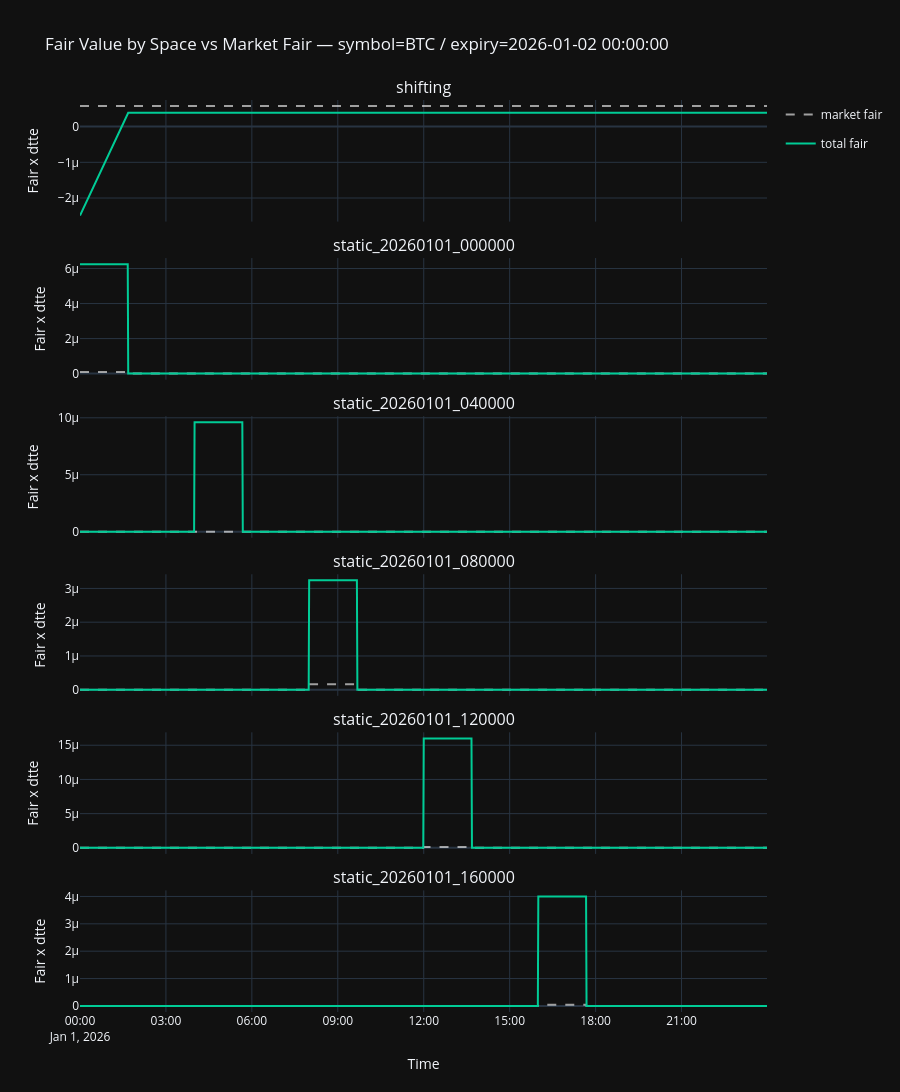

The notebook cell this image was saved under:
### Markdown cell above
## Sensechecking

### Code cell
# Graph 1: Fair Value by Space vs Market Implied
# (Plots the first risk dimension found; extend the loop for multi-dim)
block_var_df = results["block_var_df"]
plot_block = block_var_df.drop_nulls(subset=["fair"])

# Pick first risk dimension for plotting
first_rd = plot_block.select(risk_dimension_cols).unique().sort(risk_dimension_cols).row(0, named=True)
rd_label = " / ".join(f"{k}={v}" for k, v in first_rd.items())
rd_filter = plot_block
for k, v in first_rd.items():
    rd_filter = rd_filter.filter(pl.col(k) == v)

space_ids = sorted(
    rd_filter["space_id"].unique().to_list(),
    key=lambda s: (s != "shifting", s),
)

# Aggregate per (timestamp, space_id) for plotting
avg_part = (
    rd_filter.filter(pl.col("aggregation_logic") == "average")
    .group_by("timestamp", "space_id")
    .agg(pl.col("fair").mean().alias("avg_fair"), pl.col("market_fair").mean().alias("avg_mkt"))
)
off_part = (
    rd_filter.filter(pl.col("aggregation_logic") == "offset")
    .group_by("timestamp", "space_id")
    .agg(pl.col("fair").sum().alias("off_fair"), pl.col("market_fair").sum().alias("off_mkt"))
)

space_plot = (
    avg_part.join(off_part, on=["timestamp", "space_id"], how="outer_coalesce")
    .with_columns(
        pl.col("avg_fair").fill_null(0.0),
        pl.col("off_fair").fill_null(0.0),
        pl.col("avg_mkt").fill_null(0.0),
        pl.col("off_mkt").fill_null(0.0),
    )
    .with_columns(
        (pl.col("avg_fair") + pl.col("off_fair")).alias("total_fair"),
        (pl.col("avg_mkt") + pl.col("off_mkt")).alias("total_mkt"),
    )
    .sort("timestamp")
)

fig1 = make_subplots(
    rows=len(space_ids), cols=1, shared_xaxes=True,
    subplot_titles=space_ids, vertical_spacing=0.04,
)

for row_idx, sid in enumerate(space_ids, start=1):
    sp = space_plot.filter(pl.col("space_id") == sid)
    ts = sp["timestamp"].to_list()
    fig1.add_trace(go.Scatter(
        x=ts, y=sp["total_mkt"].to_list(), name="market fair",
        legendgroup="market fair", showlegend=row_idx == 1,
        line=dict(dash="dash", color="rgba(255,255,255,0.6)", width=2),
    ), row=row_idx, col=1)
    fig1.add_trace(go.Scatter(
        x=ts, y=sp["total_fair"].to_list(), name="total fair",
        legendgroup="total fair", showlegend=row_idx == 1,
        line=dict(width=2, color="rgba(0,204,150,1)"),
    ), row=row_idx, col=1)

fig1.update_layout(title=f"Fair Value by Space vs Market Fair — {rd_label}", template="plotly_dark", height=260 * len(space_ids))
fig1.update_xaxes(title_text="Time", row=len(space_ids), col=1)
fig1.update_yaxes(title_text="Fair x dtte")
fig1.show()

### Figure 1 — Plotly figure (JSON) as saved in the notebook; plotly's stock layout.template omitted (floating-point values rounded to 4 significant figures; data arrays with more than 128 entries replaced by an {"elided": "..."} marker saying what was removed)
{"data": [{"legendgroup": "market fair", "line": {"color": "rgba(255,255,255,0.6)", "dash": "dash", "width": 2}, "name": "market fair", "showlegend": true, "type": "scatter", "x": {"elided": "1440 str values"}, "xaxis": "x", "y": {"elided": "1440 float values"}, "yaxis": "y"}, {"legendgroup": "total fair", "line": {"color": "rgba(0,204,150,1)", "width": 2}, "name": "total fair", "showlegend": true, "type": "scatter", "x": {"elided": "1440 str values"}, "xaxis": "x", "y": {"elided": "1440 float values"}, "yaxis": "y"}, {"legendgroup": "market fair", "line": {"color": "rgba(255,255,255,0.6)", "dash": "dash", "width": 2}, "name": "market fair", "showlegend": false, "type": "scatter", "x": {"elided": "1440 str values"}, "xaxis": "x2", "y": {"elided": "1440 float values"}, "yaxis": "y2"}, {"legendgroup": "total fair", "line": {"color": "rgba(0,204,150,1)", "width": 2}, "name": "total fair", "showlegend": false, "type": "scatter", "x": {"elided": "1440 str values"}, "xaxis": "x2", "y": {"elided": "1440 float values"}, "yaxis": "y2"}, {"legendgroup": "market fair", "line": {"color": "rgba(255,255,255,0.6)", "dash": "dash", "width": 2}, "name": "market fair", "showlegend": false, "type": "scatter", "x": {"elided": "1440 str values"}, "xaxis": "x3", "y": {"elided": "1440 float values"}, "yaxis": "y3"}, {"legendgroup": "total fair", "line": {"color": "rgba(0,204,150,1)", "width": 2}, "name": "total fair", "showlegend": false, "type": "scatter", "x": {"elided": "1440 str values"}, "xaxis": "x3", "y": {"elided": "1440 float values"}, "yaxis": "y3"}, {"legendgroup": "market fair", "line": {"color": "rgba(255,255,255,0.6)", "dash": "dash", "width": 2}, "name": "market fair", "showlegend": false, "type": "scatter", "x": {"elided": "1440 str values"}, "xaxis": "x4", "y": {"elided": "1440 float values"}, "yaxis": "y4"}, {"legendgroup": "total fair", "line": {"color": "rgba(0,204,150,1)", "width": 2}, "name": "total fair", "showlegend": false, "type": "scatter", "x": {"elided": "1440 str values"}, "xaxis": "x4", "y": {"elided": "1440 float values"}, "yaxis": "y4"}, {"legendgroup": "market fair", "line": {"color": "rgba(255,255,255,0.6)", "dash": "dash", "width": 2}, "name": "market fair", "showlegend": false, "type": "scatter", "x": {"elided": "1440 str values"}, "xaxis": "x5", "y": {"elided": "1440 float values"}, "yaxis": "y5"}, {"legendgroup": "total fair", "line": {"color": "rgba(0,204,150,1)", "width": 2}, "name": "total fair", "showlegend": false, "type": "scatter", "x": {"elided": "1440 str values"}, "xaxis": "x5", "y": {"elided": "1440 float values"}, "yaxis": "y5"}, {"legendgroup": "market fair", "line": {"color": "rgba(255,255,255,0.6)", "dash": "dash", "width": 2}, "name": "market fair", "showlegend": false, "type": "scatter", "x": {"elided": "1440 str values"}, "xaxis": "x6", "y": {"elided": "1440 float values"}, "yaxis": "y6"}, {"legendgroup": "total fair", "line": {"color": "rgba(0,204,150,1)", "width": 2}, "name": "total fair", "showlegend": false, "type": "scatter", "x": {"elided": "1440 str values"}, "xaxis": "x6", "y": {"elided": "1440 float values"}, "yaxis": "y6"}], "layout": {"annotations": [{"font": {"size": 16}, "showarrow": false, "text": "shifting", "x": 0.5, "xanchor": "center", "xref": "paper", "y": 1, "yanchor": "bottom", "yref": "paper"}, {"font": {"size": 16}, "showarrow": false, "text": "static_20260101_000000", "x": 0.5, "xanchor": "center", "xref": "paper", "y": 0.8267, "yanchor": "bottom", "yref": "paper"}, {"font": {"size": 16}, "showarrow": false, "text": "static_20260101_040000", "x": 0.5, "xanchor": "center", "xref": "paper", "y": 0.6533, "yanchor": "bottom", "yref": "paper"}, {"font": {"size": 16}, "showarrow": false, "text": "static_20260101_080000", "x": 0.5, "xanchor": "center", "xref": "paper", "y": 0.48, "yanchor": "bottom", "yref": "paper"}, {"font": {"size": 16}, "showarrow": false, "text": "static_20260101_120000", "x": 0.5, "xanchor": "center", "xref": "paper", "y": 0.3067, "yanchor": "bottom", "yref": "paper"}, {"font": {"size": 16}, "showarrow": false, "text": "static_20260101_160000", "x": 0.5, "xanchor": "center", "xref": "paper", "y": 0.1333, "yanchor": "bottom", "yref": "paper"}], "height": 1560, "title": {"text": "Fair Value by Space vs Market Fair — symbol=BTC / expiry=2026-01-02 00:00:00"}, "xaxis": {"anchor": "y", "domain": [0, 1], "matches": "x6", "showticklabels": false}, "xaxis2": {"anchor": "y2", "domain": [0, 1], "matches": "x6", "showticklabels": false}, "xaxis3": {"anchor": "y3", "domain": [0, 1], "matches": "x6", "showticklabels": false}, "xaxis4": {"anchor": "y4", "domain": [0, 1], "matches": "x6", "showticklabels": false}, "xaxis5": {"anchor": "y5", "domain": [0, 1], "matches": "x6", "showticklabels": false}, "xaxis6": {"anchor": "y6", "domain": [0, 1], "title": {"text": "Time"}}, "yaxis": {"anchor": "x", "domain": [0.8667, 1], "title": {"text": "Fair x dtte"}}, "yaxis2": {"anchor": "x2", "domain": [0.6933, 0.8267], "title": {"text": "Fair x dtte"}}, "yaxis3": {"anchor": "x3", "domain": [0.52, 0.6533], "title": {"text": "Fair x dtte"}}, "yaxis4": {"anchor": "x4", "domain": [0.3467, 0.48], "title": {"text": "Fair x dtte"}}, "yaxis5": {"anchor": "x5", "domain": [0.1733, 0.3067], "title": {"text": "Fair x dtte"}}, "yaxis6": {"anchor": "x6", "domain": [0, 0.1333], "title": {"text": "Fair x dtte"}}}}
